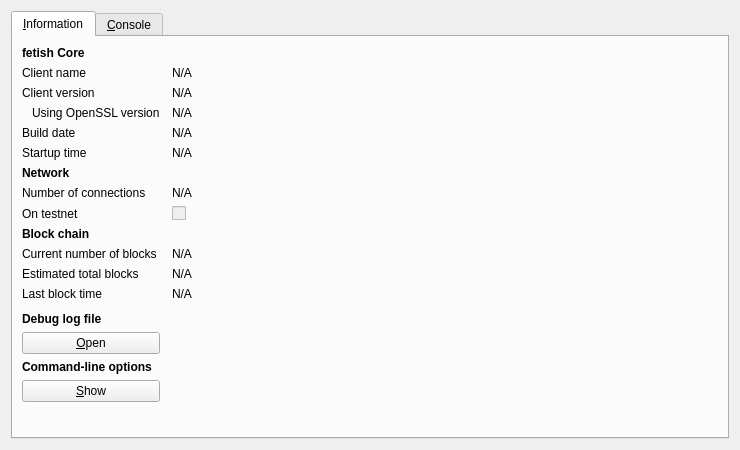
<?xml version="1.0" encoding="UTF-8"?>
<ui version="4.0">
 <class>RPCConsole</class>
 <widget class="QDialog" name="RPCConsole">
  <property name="geometry">
   <rect>
    <x>0</x>
    <y>0</y>
    <width>740</width>
    <height>450</height>
   </rect>
  </property>
  <property name="windowTitle">
   <string>fetish - Debug window</string>
  </property>
  <layout class="QVBoxLayout" name="verticalLayout_2">
   <item>
    <widget class="QTabWidget" name="tabWidget">
     <property name="currentIndex">
      <number>0</number>
     </property>
     <widget class="QWidget" name="tab_info">
      <attribute name="title">
       <string>&amp;Information</string>
      </attribute>
      <layout class="QGridLayout" name="gridLayout" columnstretch="0,1">
       <property name="horizontalSpacing">
        <number>12</number>
       </property>
       <item row="0" column="0">
        <widget class="QLabel" name="label_9">
         <property name="font">
          <font>
           <weight>75</weight>
           <bold>true</bold>
          </font>
         </property>
         <property name="text">
          <string>fetish Core</string>
         </property>
        </widget>
       </item>
       <item row="1" column="0">
        <widget class="QLabel" name="label_5">
         <property name="text">
          <string>Client name</string>
         </property>
        </widget>
       </item>
       <item row="1" column="1">
        <widget class="QLabel" name="clientName">
         <property name="cursor">
          <cursorShape>IBeamCursor</cursorShape>
         </property>
         <property name="text">
          <string>N/A</string>
         </property>
         <property name="textFormat">
          <enum>Qt::PlainText</enum>
         </property>
         <property name="textInteractionFlags">
          <set>Qt::LinksAccessibleByMouse|Qt::TextSelectableByKeyboard|Qt::TextSelectableByMouse</set>
         </property>
        </widget>
       </item>
       <item row="2" column="0">
        <widget class="QLabel" name="label_6">
         <property name="text">
          <string>Client version</string>
         </property>
        </widget>
       </item>
       <item row="2" column="1">
        <widget class="QLabel" name="clientVersion">
         <property name="cursor">
          <cursorShape>IBeamCursor</cursorShape>
         </property>
         <property name="text">
          <string>N/A</string>
         </property>
         <property name="textFormat">
          <enum>Qt::PlainText</enum>
         </property>
         <property name="textInteractionFlags">
          <set>Qt::LinksAccessibleByMouse|Qt::TextSelectableByKeyboard|Qt::TextSelectableByMouse</set>
         </property>
        </widget>
       </item>
       <item row="3" column="0">
        <widget class="QLabel" name="label_14">
         <property name="text">
          <string>Using OpenSSL version</string>
         </property>
         <property name="indent">
          <number>10</number>
         </property>
        </widget>
       </item>
       <item row="3" column="1">
        <widget class="QLabel" name="openSSLVersion">
         <property name="cursor">
          <cursorShape>IBeamCursor</cursorShape>
         </property>
         <property name="text">
          <string>N/A</string>
         </property>
         <property name="textFormat">
          <enum>Qt::PlainText</enum>
         </property>
         <property name="textInteractionFlags">
          <set>Qt::LinksAccessibleByMouse|Qt::TextSelectableByKeyboard|Qt::TextSelectableByMouse</set>
         </property>
        </widget>
       </item>
       <item row="4" column="0">
        <widget class="QLabel" name="label_12">
         <property name="text">
          <string>Build date</string>
         </property>
        </widget>
       </item>
       <item row="4" column="1">
        <widget class="QLabel" name="buildDate">
         <property name="cursor">
          <cursorShape>IBeamCursor</cursorShape>
         </property>
         <property name="text">
          <string>N/A</string>
         </property>
         <property name="textFormat">
          <enum>Qt::PlainText</enum>
         </property>
         <property name="textInteractionFlags">
          <set>Qt::LinksAccessibleByMouse|Qt::TextSelectableByKeyboard|Qt::TextSelectableByMouse</set>
         </property>
        </widget>
       </item>
       <item row="5" column="0">
        <widget class="QLabel" name="label_13">
         <property name="text">
          <string>Startup time</string>
         </property>
        </widget>
       </item>
       <item row="5" column="1">
        <widget class="QLabel" name="startupTime">
         <property name="cursor">
          <cursorShape>IBeamCursor</cursorShape>
         </property>
         <property name="text">
          <string>N/A</string>
         </property>
         <property name="textFormat">
          <enum>Qt::PlainText</enum>
         </property>
         <property name="textInteractionFlags">
          <set>Qt::LinksAccessibleByMouse|Qt::TextSelectableByKeyboard|Qt::TextSelectableByMouse</set>
         </property>
        </widget>
       </item>
       <item row="6" column="0">
        <widget class="QLabel" name="label_11">
         <property name="font">
          <font>
           <weight>75</weight>
           <bold>true</bold>
          </font>
         </property>
         <property name="text">
          <string>Network</string>
         </property>
        </widget>
       </item>
       <item row="7" column="0">
        <widget class="QLabel" name="label_7">
         <property name="text">
          <string>Number of connections</string>
         </property>
        </widget>
       </item>
       <item row="7" column="1">
        <widget class="QLabel" name="numberOfConnections">
         <property name="cursor">
          <cursorShape>IBeamCursor</cursorShape>
         </property>
         <property name="text">
          <string>N/A</string>
         </property>
         <property name="textFormat">
          <enum>Qt::PlainText</enum>
         </property>
         <property name="textInteractionFlags">
          <set>Qt::LinksAccessibleByMouse|Qt::TextSelectableByKeyboard|Qt::TextSelectableByMouse</set>
         </property>
        </widget>
       </item>
       <item row="8" column="0">
        <widget class="QLabel" name="label_8">
         <property name="text">
          <string>On testnet</string>
         </property>
        </widget>
       </item>
       <item row="8" column="1">
        <widget class="QCheckBox" name="isTestNet">
         <property name="enabled">
          <bool>false</bool>
         </property>
         <property name="text">
          <string/>
         </property>
        </widget>
       </item>
       <item row="9" column="0">
        <widget class="QLabel" name="label_10">
         <property name="font">
          <font>
           <weight>75</weight>
           <bold>true</bold>
          </font>
         </property>
         <property name="text">
          <string>Block chain</string>
         </property>
        </widget>
       </item>
       <item row="10" column="0">
        <widget class="QLabel" name="label_3">
         <property name="text">
          <string>Current number of blocks</string>
         </property>
        </widget>
       </item>
       <item row="10" column="1">
        <widget class="QLabel" name="numberOfBlocks">
         <property name="cursor">
          <cursorShape>IBeamCursor</cursorShape>
         </property>
         <property name="text">
          <string>N/A</string>
         </property>
         <property name="textFormat">
          <enum>Qt::PlainText</enum>
         </property>
         <property name="textInteractionFlags">
          <set>Qt::LinksAccessibleByMouse|Qt::TextSelectableByKeyboard|Qt::TextSelectableByMouse</set>
         </property>
        </widget>
       </item>
       <item row="11" column="0">
        <widget class="QLabel" name="label_4">
         <property name="text">
          <string>Estimated total blocks</string>
         </property>
        </widget>
       </item>
       <item row="11" column="1">
        <widget class="QLabel" name="totalBlocks">
         <property name="cursor">
          <cursorShape>IBeamCursor</cursorShape>
         </property>
         <property name="text">
          <string>N/A</string>
         </property>
         <property name="textFormat">
          <enum>Qt::PlainText</enum>
         </property>
         <property name="textInteractionFlags">
          <set>Qt::LinksAccessibleByMouse|Qt::TextSelectableByKeyboard|Qt::TextSelectableByMouse</set>
         </property>
        </widget>
       </item>
       <item row="12" column="0">
        <widget class="QLabel" name="label_2">
         <property name="text">
          <string>Last block time</string>
         </property>
        </widget>
       </item>
       <item row="12" column="1">
        <widget class="QLabel" name="lastBlockTime">
         <property name="cursor">
          <cursorShape>IBeamCursor</cursorShape>
         </property>
         <property name="text">
          <string>N/A</string>
         </property>
         <property name="textFormat">
          <enum>Qt::PlainText</enum>
         </property>
         <property name="textInteractionFlags">
          <set>Qt::LinksAccessibleByMouse|Qt::TextSelectableByKeyboard|Qt::TextSelectableByMouse</set>
         </property>
        </widget>
       </item>
       <item row="13" column="0">
        <spacer name="verticalSpacer_2">
         <property name="orientation">
          <enum>Qt::Vertical</enum>
         </property>
         <property name="sizeHint" stdset="0">
          <size>
           <width>20</width>
           <height>20</height>
          </size>
         </property>
        </spacer>
       </item>
       <item row="14" column="0">
        <widget class="QLabel" name="labelDebugLogfile">
         <property name="font">
          <font>
           <weight>75</weight>
           <bold>true</bold>
          </font>
         </property>
         <property name="text">
          <string>Debug log file</string>
         </property>
        </widget>
       </item>
       <item row="15" column="0">
        <widget class="QPushButton" name="openDebugLogfileButton">
         <property name="toolTip">
          <string>Open the fetish debug log file from the current data directory. This can take a few seconds for large log files.</string>
         </property>
         <property name="text">
          <string>&amp;Open</string>
         </property>
         <property name="autoDefault">
          <bool>false</bool>
         </property>
        </widget>
       </item>
       <item row="16" column="0">
        <widget class="QLabel" name="labelCLOptions">
         <property name="font">
          <font>
           <weight>75</weight>
           <bold>true</bold>
          </font>
         </property>
         <property name="text">
          <string>Command-line options</string>
         </property>
        </widget>
       </item>
       <item row="17" column="0">
        <widget class="QPushButton" name="showCLOptionsButton">
         <property name="toolTip">
          <string>Show the fetish-Qt help message to get a list with possible fetish command-line options.</string>
         </property>
         <property name="text">
          <string>&amp;Show</string>
         </property>
         <property name="autoDefault">
          <bool>false</bool>
         </property>
        </widget>
       </item>
       <item row="18" column="0">
        <spacer name="verticalSpacer">
         <property name="orientation">
          <enum>Qt::Vertical</enum>
         </property>
         <property name="sizeHint" stdset="0">
          <size>
           <width>20</width>
           <height>40</height>
          </size>
         </property>
        </spacer>
       </item>
      </layout>
     </widget>
     <widget class="QWidget" name="tab_console">
      <attribute name="title">
       <string>&amp;Console</string>
      </attribute>
      <layout class="QVBoxLayout" name="verticalLayout_3">
       <property name="spacing">
        <number>3</number>
       </property>
       <item>
        <widget class="QTextEdit" name="messagesWidget">
         <property name="minimumSize">
          <size>
           <width>0</width>
           <height>100</height>
          </size>
         </property>
         <property name="readOnly">
          <bool>true</bool>
         </property>
         <property name="tabKeyNavigation" stdset="0">
          <bool>false</bool>
         </property>
         <property name="columnCount" stdset="0">
          <number>2</number>
         </property>
        </widget>
       </item>
       <item>
        <layout class="QHBoxLayout" name="horizontalLayout">
         <property name="spacing">
          <number>3</number>
         </property>
         <item>
          <widget class="QLabel" name="label">
           <property name="text">
            <string notr="true">&gt;</string>
           </property>
          </widget>
         </item>
         <item>
          <widget class="QLineEdit" name="lineEdit"/>
         </item>
         <item>
          <widget class="QPushButton" name="clearButton">
           <property name="maximumSize">
            <size>
             <width>24</width>
             <height>24</height>
            </size>
           </property>
           <property name="toolTip">
            <string>Clear console</string>
           </property>
           <property name="text">
            <string/>
           </property>
           <property name="icon">
            <iconset resource="../bitcoin.qrc">
             <normaloff>:/icons/remove</normaloff>:/icons/remove</iconset>
           </property>
           <property name="shortcut">
            <string notr="true">Ctrl+L</string>
           </property>
           <property name="autoDefault">
            <bool>false</bool>
           </property>
          </widget>
         </item>
        </layout>
       </item>
      </layout>
     </widget>
    </widget>
   </item>
  </layout>
 </widget>
 <resources>
  <include location="../bitcoin.qrc"/>
 </resources>
 <connections/>
</ui>
